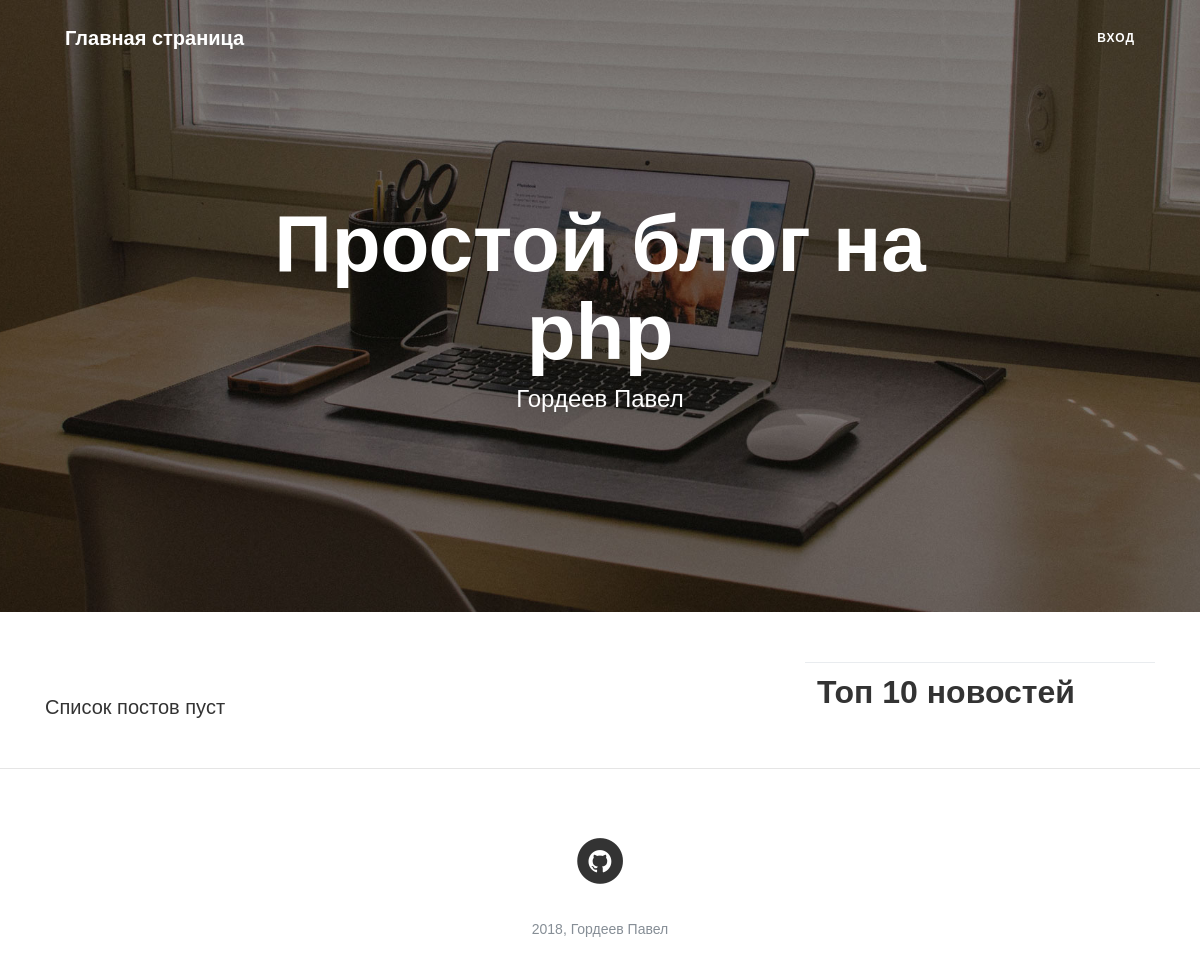
Before: / with the older database file.
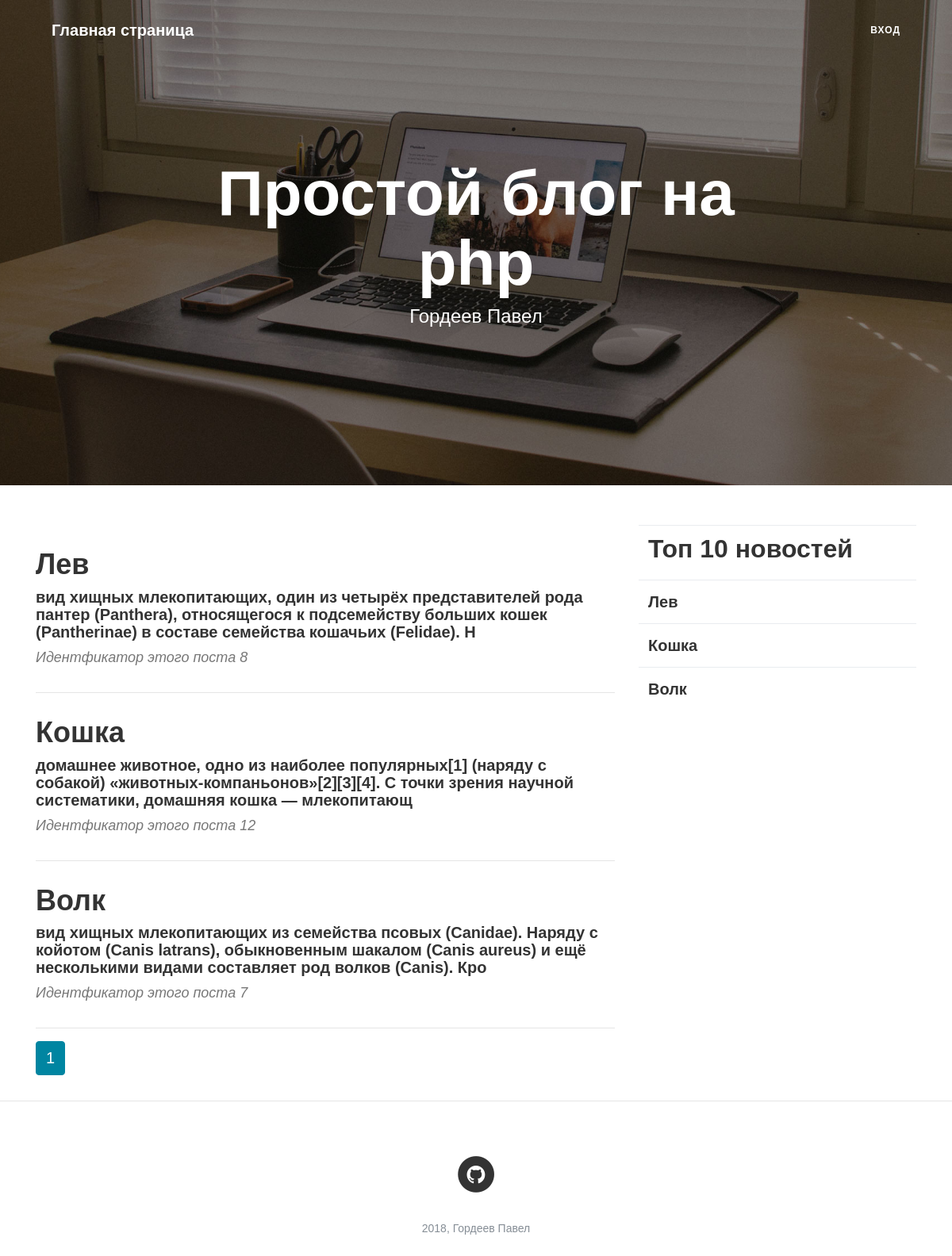
After: the same page with the newer database file.
### tables this page shows
CREATE TABLE `posts` (
  `id` int(11) NOT NULL,
  `name` text NOT NULL,
  `text` text NOT NULL,
  `date` date NOT NULL,
  `views` int(11) NOT NULL
);

### index.php (called while the page is built, shortened)
<?php
spl_autoload_register(function ($class) {
    $path = str_replace('\\', '/', $class.'.php');
});
$router = new Router;
$router->run();

### application/controllers/MainController.php (called while the page is built, shortened)
<?php
class MainController extends Controller {
	public function indexAction() {
            $pagination = new Pagination($this->route, $this->model->postsCount(), 100);
            $vars = [
              'pagination' => $pagination->get(),
              'list' => $this->model->postsList($this->route),
            ];
		$this->view->render('Главная страница', $vars);
	}
}

### application/lib/Db.php (called while the page is built, shortened)
<?php
class Db {
    protected $db;
    public function __construct() {
        $config = require 'application/config/db.php';
        $this->db = new PDO('mysql:host='.$config['host'].';dbname='.$config['name'].';', $config['user'], $config['password']);
    }
    public function query($sql, $params = []){
        $stmt = $this->db->prepare($sql);
        if(!empty($params))
        {
            foreach ($params as $key => $val) {
                if(is_int($val)){
                    $type = PDO::PARAM_INT;
                } else {
                    $type = PDO::PARAM_STR;
                }
                $stmt->bindValue(':'.$key, $val, $type);
            }
        }
        $stmt->execute();
        return $stmt;
    }
    public function row($sql, $params = []) {
        $result = $this->query($sql, $params);
        return $result->fetchAll(PDO::FETCH_ASSOC);
    }
    public function column($sql, $params = []) {
        $result = $this->query($sql, $params);
        return $result->fetchColumn();
    }
}

### application/config/db.php (called while the page is built)
<?php
return [
    'host' => 'localhost',
    'name' => 'blog_db',
    'user' => 'root',
    'password' => '',
];

### application/models/Main.php (called while the page is built, shortened)
<?php
class Main extends Model {
    public function postsCount() {
        return $this->db->column('SELECT COUNT(id) FROM posts');
    }
    public function postsList($route) {
        $max = 100;
        $params = [
          'max' => $max,
          'start' => (($route['page'] ?? 1) - 1) * $max,
        ];
        return $this->db->row('SELECT * FROM posts ORDER BY views DESC LIMIT :start, :max', $params);
    }
}

### application/core/Controller.php (called while the page is built, shortened)
<?php
abstract class Controller {
    public function __construct($route) {
        $this->route = $route;
        $this->model = $this->loadModel($route['controller']);
    }
    public function loadModel($name) {
        $path = 'application\models\\'.ucfirst($name);
        if(class_exists($path)){
            return new $path;
        }
    }
}

### application/core/Model.php (called while the page is built, shortened)
<?php
abstract class Model {
    public function __construct() {
        $this->db = new Db;
    }
}

### application/views/main/index.php (the view, shortened to what this page needs)
<header class="masthead" style="background-image: url('/new_php_blog/public/images/home-bg.jpg')">
    <div class="container">
        <div class="row">
            <div class="col-lg-8 col-md-10 mx-auto">
                <div class="site-heading">
                    <h1>Простой блог на php</h1>
                    <span class="subheading">Гордеев Павел</span>
                </div>
            </div>
        </div>
    </div>
</header>
<div class="container">
    <div class="row">
        <div class="col-lg-8 col-md-10 mx-auto">
            <?php if (empty($list)): ?>
                <p>Список постов пуст</p>
            <?php else: ?>
                <?php foreach ($list as $val): ?>
                    <div class="post-preview">
                        <a href="/new_php_blog/post/<?php echo $val['id']; ?>">
                            <h2 class="post-title"><?php echo htmlspecialchars($val['name'], ENT_QUOTES); ?></h2>
                        </a>
                            <h5 class="post-subtitle"><?php echo substr($val['text'], 0, 300); ?></h5>
                        <p class="post-meta">Идентфикатор этого поста <?php echo $val['id']; ?></p>
                    </div>
                    <hr>
                <?php endforeach; ?>
                <div class="clearfix">
                <?php echo $pagination; ?>
                </div>
            <?php endif; ?>
        </div>
        <div class="col-lg-4 col-md-10 mx-auto">
            <table class="table">
                <th>
                    <h2>Топ 10 новостей</h2>
                </th>
                <?php foreach ($list as $val): ?>
                <?php if(strtotime(date('Y-m-d'))-strtotime($val['date']) <= 7): ?>
                <tr>
                    <td>
                        <div class="post-preview">
                        <a href="/new_php_blog/post/<?php echo $val['id']; ?>">
                            <b class="list-group"><?php echo htmlspecialchars($val['name'], ENT_QUOTES); ?></b>
                        </a>
                    </div>
                    </td>
                </tr>
                <?php endif; ?>
                <?php endforeach; ?>
            </table>
        </div>
    </div>
</div>

### application/core/Router.php (shortened to what this page needs)
<?php
class Router {
    protected $routes = [];
    protected $params = [];
    public function add($route, $params) {
        $route = preg_replace('/{([a-z]+):([^\}]+)}/', '(?P<\1>\2)', $route);
        $route = '#^'.$route.'$#';
        $this->routes[$route] = $params;
    }
    public function match() {
        $url = trim($_SERVER['REQUEST_URI'], '/');
        foreach ($this->routes as $route => $params) {
            if (preg_match($route, $url, $matches)) {
                $this->params = $params;
                return true;
            }
        }
        return false;
    }
    public function run(){
        if ($this->match()) {
            $path = 'application\controllers\\'.ucfirst($this->params['controller']).'Controller';
            if (class_exists($path)) {
                $action = $this->params['action'].'Action';
                if (method_exists($path, $action)) {
                    $controller = new $path($this->params);
                    $controller->$action();
                } else {
                    View::errorCode(404);
                }
            } else {
                View::errorCode(404);
            }
        } else {
            View::errorCode(404);
        }
    }
}

### application/core/View.php (shortened to what this page needs)
<?php
class View {
    public $path;
    public $layout = 'default';
    public function __construct($route) {
        $this->path = $route['controller'].'/'.$route['action'];
    }
    public function render($title, $vars = []){
        $path = 'application/views/'. $this->path.'.php';
        if(file_exists($path)){
            require $path;
            $content = ob_get_clean();
            require 'application/views/layouts/'.$this->layout.'.php';
        }
    }
}

### application/views/layouts/default.php (shortened to what this page needs)
<!DOCTYPE html>
<html lang="en">
    <head>
        <link href="/new_php_blog/public/styles/bootstrap.css" rel="stylesheet">
        <link href="/new_php_blog/public/styles/main.css" rel="stylesheet">
        <link href="/new_php_blog/public/styles/font-awesome.css" rel="stylesheet">
    </head>
    <body>
        <nav class="navbar navbar-expand-lg navbar-light fixed-top" id="mainNav">
            <div class="container">
                <a class="navbar-brand" href="/new_php_blog/">Главная страница</a>
                <div class="collapse navbar-collapse" id="navbarResponsive">
                    <ul class="navbar-nav ml-auto">
                        <li class="nav-item">
                            <a class="nav-link" href="/new_php_blog/admin/login">Вход</a>
                        </li>
                    </ul>
                </div>
            </div>
        </nav>
        <?php echo $content; ?>
        <hr>
        <footer>
            <div class="container">
                <div class="row">
                    <div class="col-lg-8 col-md-10 mx-auto">
                        <ul class="list-inline text-center">
                            <li class="list-inline-item">
                                <a href="https://github.com/WhiteFoOx/new_php_blog" target="_blank">
                                    <span class="fa-stack fa-lg">
                                        <i class="fa fa-circle fa-stack-2x"></i>
                                        <i class="fa fa-github fa-stack-1x fa-inverse"></i>
                                    </span>
                                </a>
                            </li>
                        </ul>
                        <p class="copyright text-muted">2018, Гордеев Павел</p>
                    </div>
                </div>
            </div>
        </footer>
    </body>
</html>

### application/lib/Pagination.php (shortened to what this page needs)
<?php
class Pagination {
    private $max = 10;
    private $route;
    private $current_page;
    private $total;
    private $limit;
    public function __construct($route, $total, $limit = 100) {
        $this->route = $route;
        $this->total = $total;
        $this->limit = $limit;
        $this->amount = $this->amount();
    }
    public function get() {
        $links = null;
        $limits = $this->limits();
        $html = '<nav><ul class="pagination">';
        for ($page = $limits[0]; $page <= $limits[1]; $page++) {
            if ($page == $this->current_page) {
                $links .= '<li class="page-item active"><span class="page-link">'.$page.'</span></li>';
            } else {
                $links .= $this->generateHtml($page);
            }
        }
        $html .= $links.' </ul></nav>';
        return $html;
    }
    private function limits() {
        $left = $this->current_page - round($this->max / 2);
        $start = $left > 0 ? $left : 1;
        if ($start + $this->max <= $this->amount) {
            $end = $start > 1 ? $start + $this->max : $this->max;
        }
        else {
            $end = $this->amount;
            $start = $this->amount - $this->max > 0 ? $this->amount - $this->max : 1;
        }
        return array($start, $end);
    }
    private function setCurrentPage() {
        if (isset($this->route['page'])) {
            $currentPage = $this->route['page'];
        } else {
            $currentPage = 1;
        }
        $this->current_page = $currentPage;
        if ($this->current_page > 0) {
            if ($this->current_page > $this->amount) {
                $this->current_page = $this->amount;
            }
        } else {
            $this->current_page = 1;
        }
    }
    private function amount() {
        return ceil($this->total / $this->limit);
    }
}

### public/styles/main.css (style rules this page uses)
body { font-size:20px;color:#333;font-family:Arial,serif }
p { line-height:1.5;margin:30px 0 }
h1,h2,h3,h4,h5,h6 { font-weight:800;font-family:Arial,sans-serif }
a { color:#333;-webkit-transition:all .2s;-moz-transition:all .2s;transition:all .2s }
body { -webkit-tap-highlight-color:#0085a1 }
#mainNav { position:absolute;border-bottom:1px solid #eee;background-color:#fff;font-family:Arial,sans-serif }
#mainNav .navbar-brand { font-weight:800;color:#777 }
#mainNav .navbar-nav>li.nav-item>a { font-size:12px;font-weight:800;letter-spacing:1px;text-transform:uppercase }
@media only screen and (min-width:992px) { #mainNav { border-bottom:1px solid transparent;background:0 0 } }
@media only screen and (min-width:992px) { #mainNav .navbar-brand { padding:15px 20px;color:#fff } }
@media only screen and (min-width:992px) { #mainNav .navbar-nav>li.nav-item>a { padding:15px 20px;color:#fff } }
@media only screen and (min-width:1170px) { #mainNav { -webkit-transition:background-color .2s;-moz-transition:background-color .2s;transition:background-color .2s;-webkit-transform:translate3d(0,0,0);-moz-transform:translate3d(0,0,0);-ms-transform:translate3d(0,0,0);-o-transform:translate3d(0,0,0);transform:translate3d(0,0,0);-webkit-backface-visibility:hidden } }
header.masthead { margin-bottom:50px;background:no-repeat center center;background-color:#777;background-attachment:scroll;-webkit-background-size:cover;-moz-background-size:cover;-o-background-size:cover;background-size:cover }
header.masthead .page-heading,header.masthead .post-heading,header.masthead .site-heading { padding:200px 0 150px;color:#fff }
@media only screen and (min-width:768px) { header.masthead .page-heading,header.masthead .post-heading,header.masthead .site-heading { padding:200px 0 } }
header.masthead .page-heading,header.masthead .site-heading { text-align:center }
header.masthead .page-heading h1,header.masthead .site-heading h1 { font-size:50px;margin-top:0 }
header.masthead .page-heading .subheading,header.masthead .site-heading .subheading { font-size:24px;font-weight:300;line-height:1.1;display:block;margin:10px 0 0;font-family:Arial,sans-serif }
@media only screen and (min-width:768px) { header.masthead .page-heading h1,header.masthead .site-heading h1 { font-size:80px } }
.post-preview>a { color:#333 }
.post-preview>a>.post-title { font-size:30px;margin-top:30px;margin-bottom:10px }
.post-preview>.post-meta { font-size:18px;font-style:italic;margin-top:0;color:#777 }
@media only screen and (min-width:768px) { .post-preview>a>.post-title { font-size:36px } }
footer { padding:50px 0 65px }
footer .list-inline { margin:0;padding:0 }
footer .copyright { font-size:14px;margin-bottom:0;text-align:center }
.page-link, .page-link:hover { color:#000; }
.page-item.active .page-link { background: #0085A1; border-color: #0085A1 }

Changed rows visible on the page:
added posts: name "Лев", text "вид хищных млекопитающих, один из четырёх представителей рода пантер (Panthera), относящегося к подсемейству больших кошек (Pantherinae) в составе семейства кошачьих (Felidae). Н", id "8"
added posts: name "Кошка", text "домашнее животное, одно из наиболее популярных[1] (наряду с собакой) «животных-компаньонов»[2][3][4]. С точки зрения научной систематики, домашняя кошка — млекопитающ", id "12"
added posts: name "Волк", text "вид хищных млекопитающих из семейства псовых (Canidae). Наряду с койотом (Canis latrans), обыкновенным шакалом (Canis aureus) и ещё несколькими видами составляет род волков (Canis). Кро", id "7"
Other visible differences:
new list line: "1"
text no longer shown: "Список постов пуст"
